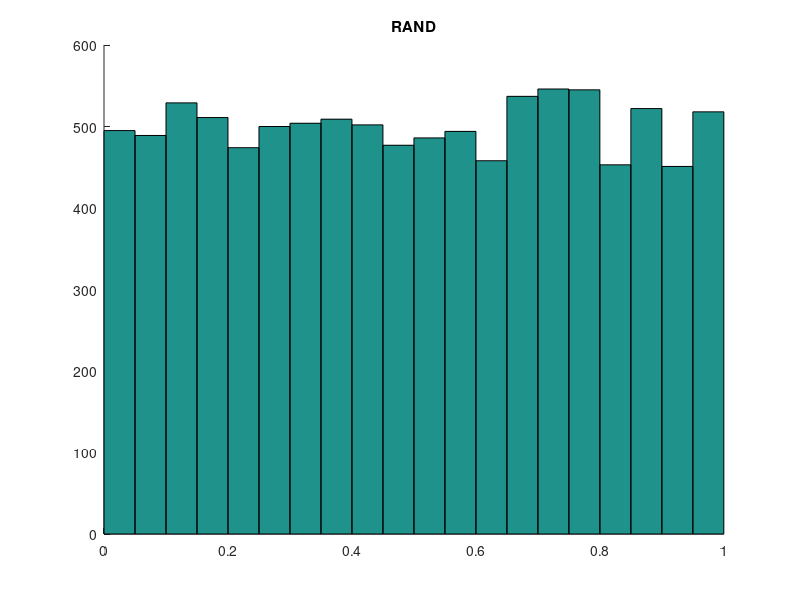
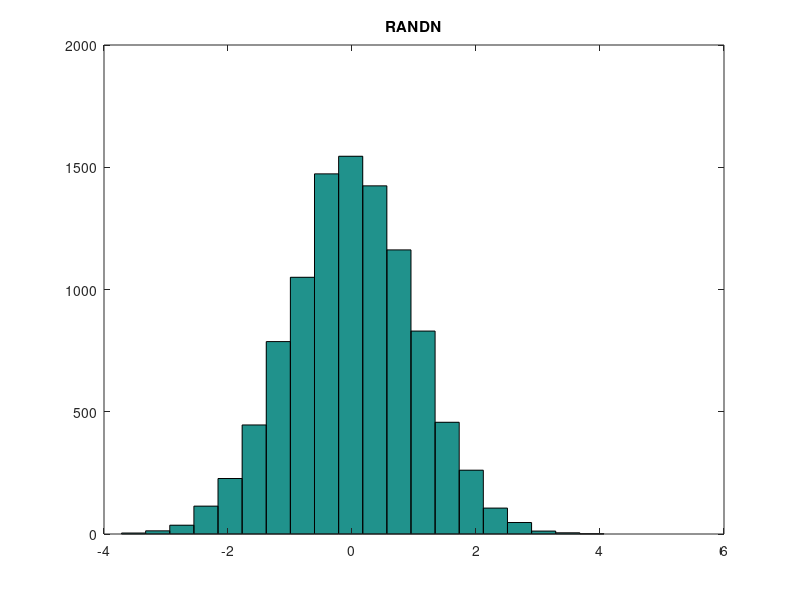
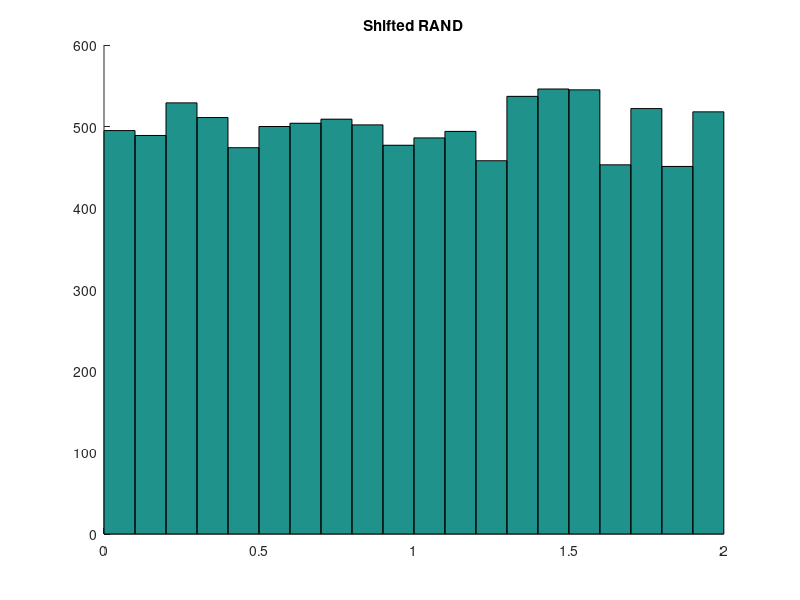
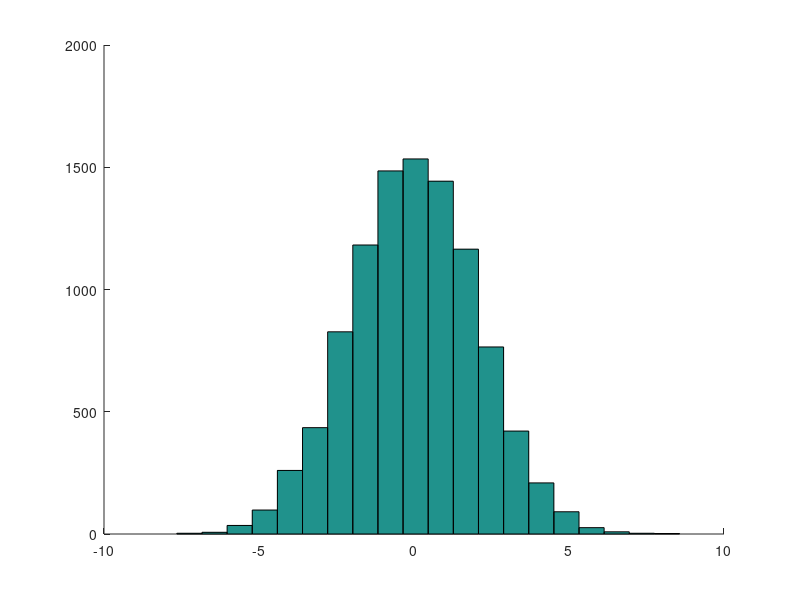

These charts were generated, in order, by the following MATLAB code:
clc
clear all
close all

N = 10000;

y = rand(1, N);
z = randn(1, N);

figure(1)
hold on

hist(y, 20);
title('RAND')


figure(2)
hist(z, 20);
title('RANDN')

a = 0;
b = 2;
w = a + (b - a) * y;

figure(3)
hold on
hist(w, 20);
title('Shifted RAND')

% NameRND

u = normrnd(0, 2, 1, N);
figure(4);
hold on
hist(u, 20)

v = binornd(3, 0.5, 1, N)
figure(5);
hold on
hist(v, 20);